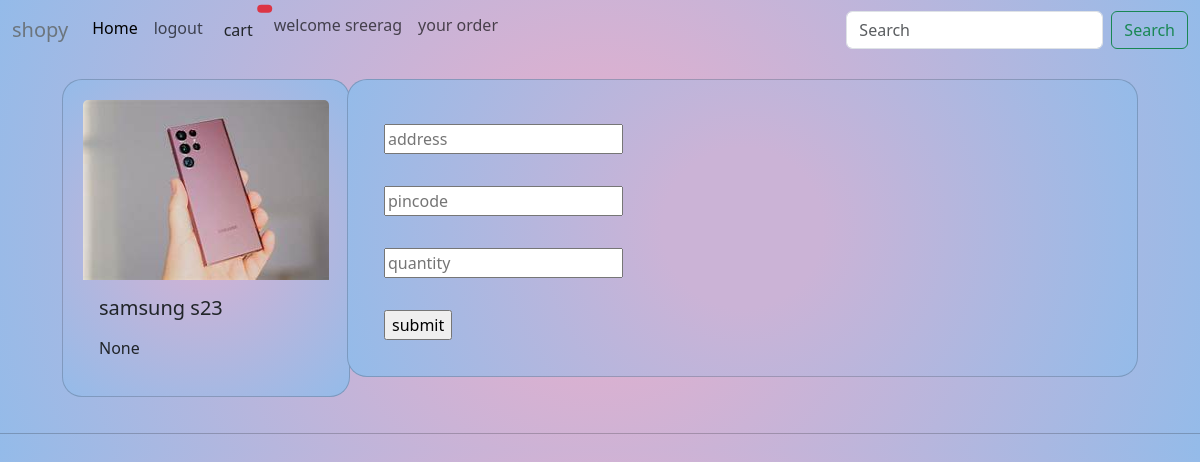
/buyProduct/17/ (signed in), run on the app's committed database.
### app1/models.py (models this page shows, shortened)
class Product(models.Model):
    name = models.CharField(max_length=50, blank=True, null=True)
    desc = models.TextField(blank=True, null=True)
    price = models.IntegerField(blank=True, null=True)
    image = models.ImageField(
        upload_to='images', default='image not available')
    thumbnails = models.ImageField(upload_to='thumbnail', blank=True)
    categ = models.ForeignKey(
        'category', on_delete=models.CASCADE, blank=True, null=True)
    created = models.DateTimeField(auto_now=True)
    class Meta:
        ordering = ['-created']

### app1/views.py (the view, shortened to what this page needs)
# urls.py: path('buyProduct/<str:pk>/',views.buyProduct,name='buyproduct'),
@login_required(login_url='login')
def buyProduct(request, pk):
    product = Product.objects.get(id=pk)
    context = {'product': product}
    return render(request, 'buyproduct.html', context)

### app1/templates/buyproduct.html (shortened to what this page needs)
{% extends "index.html" %}
{% block buyproduct %}
      <div class="container">
        <div class="row-height row">
          <div class="col-lg-3 ">
            <div class="card" style="width: 18rem;">
              <img class="card-img-top" src="{{product.image.url}}" alt="Card image cap">
              <div class="card-body">
                <h5 class="card-title">{{product.name  }}</h5>
                <p class="card-text">{{product.price}}</p>
              </div>
            </div>
          </div>
          <div class="col-lg-9 ">
            <div class="card">
              <form action="" method='post' class=" form-buyproduct mt-2">{% csrf_token %}
                <input class="m-3" type="text" name="address" placeholder="address" required><br>
                <input class="m-3" type="text" name="pincode" placeholder="pincode" required><br>
                <input class="m-3" type="text" name="qty" placeholder="quantity" required><br>
                <input class="m-3" type="submit" value="submit">
               </form>
            </div>
          </div>
        </div>
      </div>
{% endblock buyproduct %}

### app1/templates/index.html (shortened to what this page needs)
{% load static %}
<!DOCTYPE html>
<html lang="en">
  <head>
    <link
      href="https://cdn.jsdelivr.net/npm/bootstrap@5.3.2/dist/css/bootstrap.min.css"
      rel="stylesheet"
    />
    <link rel="stylesheet" href="{% static 'css/style.css' %}">
  </head>
  <body><nav class="navbar navbar-expand-lg  ">
    <div class="container-fluid">
      <a class="navbar-brand text-secondary" href="{% url 'index' %}">shopy</a>
      <div class="collapse navbar-collapse" id="navbarSupportedContent">
        <ul class="navbar-nav me-auto mb-2 mb-lg-0">
          <li class="nav-item">
            <a class="nav-link active" aria-current="page" href="{% url 'index' %}">Home</a>
          </li>
        {% if user.is_authenticated %}  <li class="nav-item">
            <a class="nav-link" href="{% url 'logout' %}">logout</a>
          </li>
        <button type="button" class="btn position-relative"><a class="text-dark" href="{% url 'cartdetail' %}">cart</a>
          <span  class="position-absolute top-0 start-100 translate-middle badge rounded-pill bg-danger">
          </span>
        </button>
          <li class="nav-item ml-3">
            <a class="nav-link pl-5" href="{% url 'userprofile' %}"><h6> welcome  {{user}}</h6></a>
          </li>
          <li class="nav-item ml-3">
            <a class="nav-link pl-5" href="{% url 'userorder' %}"><h6> your order</h6></a>
          </li>
            {% endif %}
        </ul>
        <form class="d-flex"  action="{% url 'search' %}" method="GET">
          <input class="form-control me-2" type="search" placeholder="Search" name="qu">
          <button class="btn btn-outline-success" type="submit">Search</button>
        </form>
      </div>
    </div>
  </nav>
  {% block buyproduct %}
  {% endblock buyproduct %}
  <hr/>
  </body>
</html>

### static/css/style.css (style rules this page uses)
body { background: rgb(238, 174, 202); background: radial-gradient(circle, rgba(238, 174, 202, 1) 0%, rgba(148, 187, 233, 1) 100%); }
a { text-decoration: none; }
.card { box-shadow: inset; border-radius: 20px; height: fit-content; background: rgb(203, 179, 214); background: radial-gradient(circle, rgba(203, 179, 214, 1) 19%, rgba(148, 187, 233, 1) 100%); padding: 20px; margin: 20px; }
img { height: 180px; width: 100px; }

### data on the page
Product: image (picture), name "samsung s23", price "None"

### other printed values
{{ user }} "sreerag"
